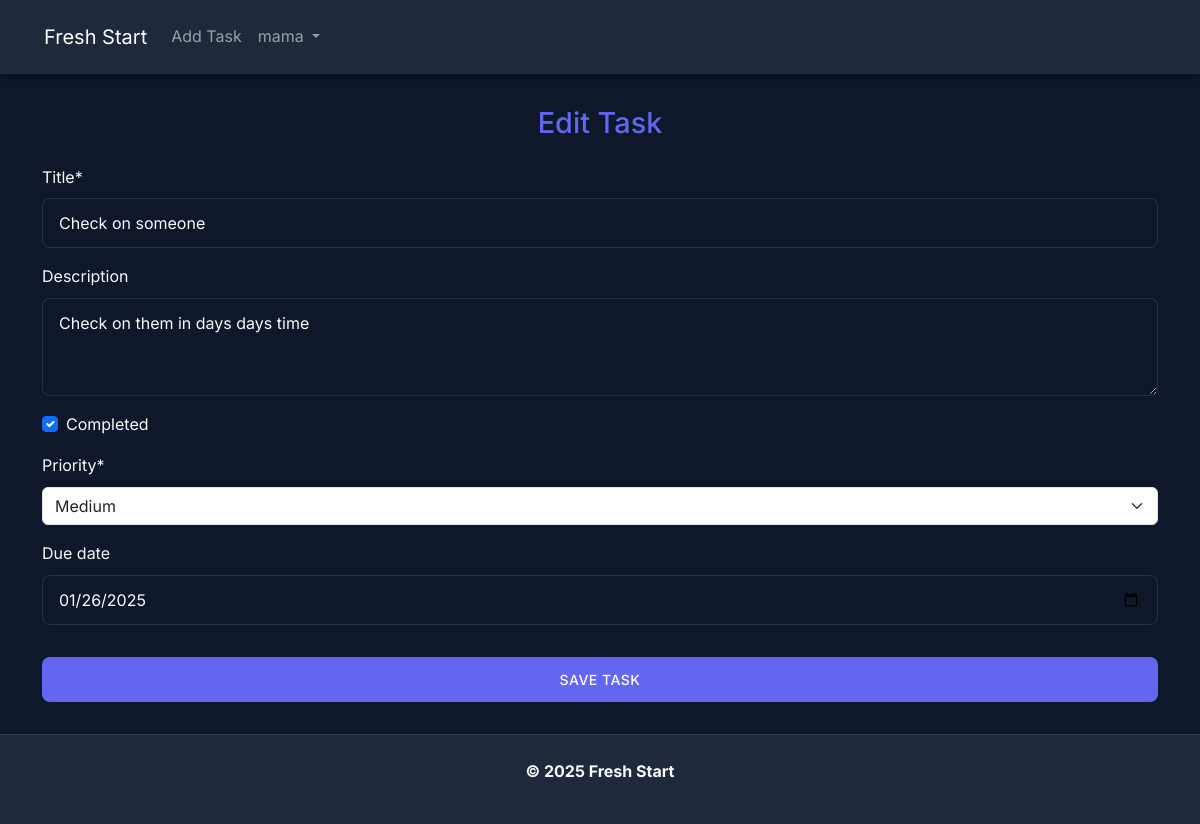
The page /tasks/10/update/ (signed in) on the database as committed earlier.
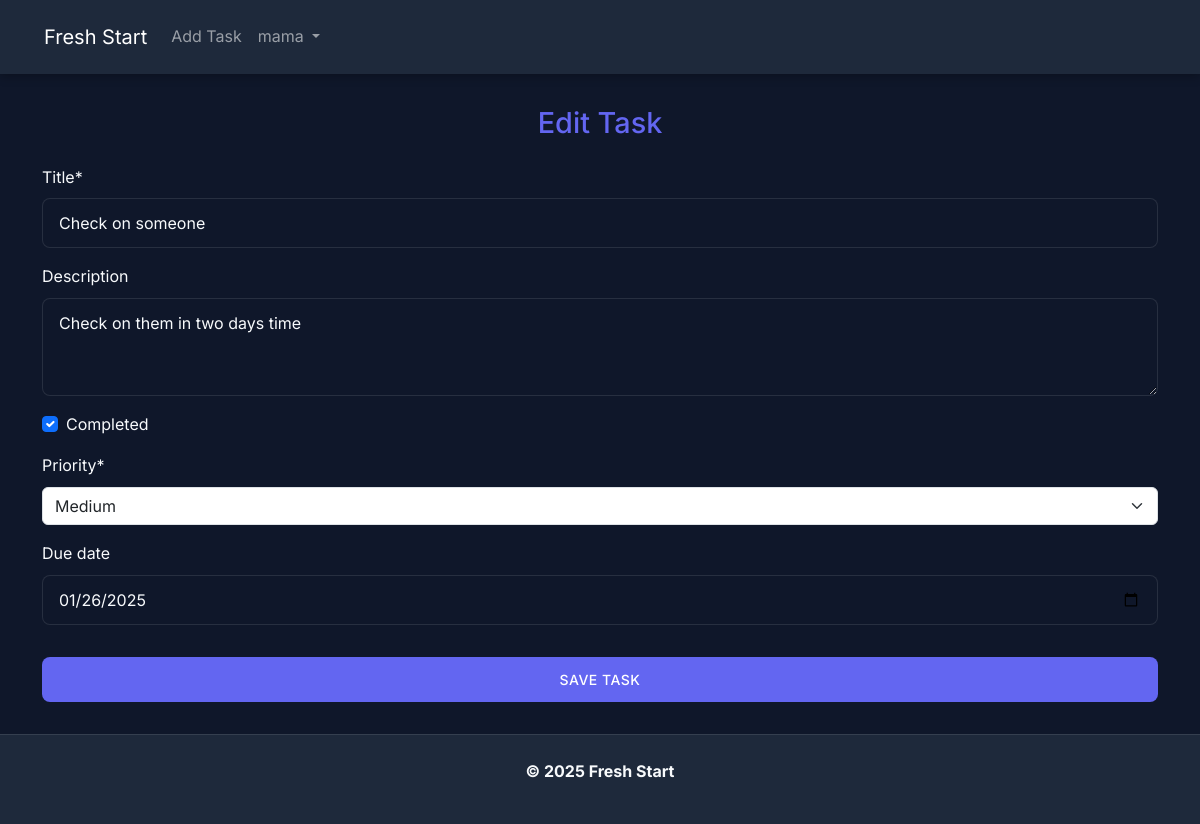
The same page on the database as committed later.
### tasks/models.py (models this page shows, shortened)
class Task(models.Model):
    PRIORITY_CHOICES = [
        ("Low", "Low"),
        ("Medium", "Medium"),
        ("High", "High"),
    ]
    title = models.CharField(max_length=225)
    description = models.TextField(blank=True, null=True)
    completed = models.BooleanField(default=False)
    due_date = models.DateField(null=True, blank=True)
    priority = models.CharField(
        max_length=10, choices=PRIORITY_CHOICES, default="Medium"
    )
    user = models.ForeignKey(User, on_delete=models.CASCADE, related_name="tasks")
    created_at = models.DateTimeField(auto_now_add=True)
    updated_at = models.DateTimeField(auto_now=True)
    class Meta:
        ordering = ["-created_at"]
        indexes = [
            models.Index(fields=["user", "completed", "due_date"]),
        ]

### tasks/views.py (the view)
# urls.py: path("<int:pk>/update/", views.UpdateTaskView.as_view(), name="task_update"),
class UpdateTaskView(LoginRequiredMixin, UpdateView):
    model = Task
    form_class = TaskForm
    template_name = "tasks/task_form.html"
    success_url = reverse_lazy("tasks:task_list")

### tasks/forms.py (shortened to what this page needs)
class TaskForm(forms.ModelForm):
    due_date = forms.DateField(
        required=False,
        widget=forms.DateInput(attrs={"class": "form-control", "type": "date"}),
    )
    class Meta:
        model = Task
        fields = ["title", "description", "completed", "priority", "due_date"]
        widgets = {
            "title": forms.TextInput(
                attrs={"class": "form-control", "placeholder": "Enter task title"}
            ),
            "description": forms.Textarea(
                attrs={
                    "class": "form-control",
                    "placeholder": "Enter task description",
                    "rows": 3,
                }
            ),
            "completed": forms.CheckboxInput(attrs={"class": "form-check-input"}),
            "priority": forms.Select(attrs={"class": "form-select"}),
        }
    def __init__(self, *args, **kwargs):
        super(TaskForm, self).__init__(*args, **kwargs)
        self.helper = FormHelper()
        self.helper.form_method = "post"
        self.helper.add_input(Submit("submit", "Save Task"))

### templates/tasks/task_form.html (shortened to what this page needs)
{% extends 'base.html' %}
{% load crispy_forms_tags %}
{% block content %}
<div class="task-form">
    <h2>{{ view.object.pk|yesno:"Edit Task,Create Task" }}</h2>
    <form method="post">
        {{ form|crispy }}
        <button type="submit" class="btn btn-primary mt-3">Save Task</button>
    </form>
</div>
{% endblock %}

Rows that differ between the two databases and show on the page:
changed Task "Edit Task": description "Check on them in days days time" → "Check on them in two days time"
